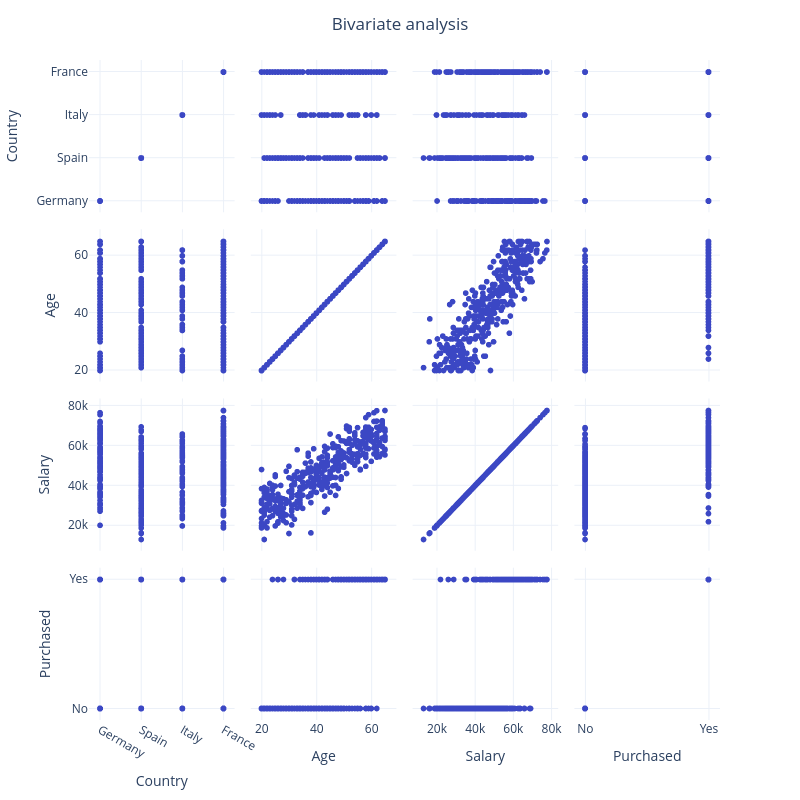

Here is the notebook cell this chart was saved with:
### Markdown cell above
There's a very strong correlation between the target and the Age variable ! This is a good news, it means that a linear model relating these two variables may be a good estimator of the salary 🙂

Let's analyze pairwise scatterplots to investigate the interdependencies between the variables :

### Code cell
# Visualize pairwise dependencies
fig = px.scatter_matrix(dataset)
fig.update_layout(
        title = go.layout.Title(text = "Bivariate analysis", x = 0.5), showlegend = False, 
            autosize=False, height=800, width = 800)
fig.show()

### Figure 1 — Plotly figure (JSON) as saved in the notebook; plotly's stock layout.template omitted (floating-point values rounded to 4 significant figures; data arrays with more than 128 entries replaced by an {"elided": "..."} marker saying what was removed)
{"data": [{"dimensions": [{"axis": {"matches": true}, "label": "Country", "values": {"elided": "400 str values"}}, {"axis": {"matches": true}, "label": "Age", "values": {"elided": "400 float values"}}, {"axis": {"matches": true}, "label": "Salary", "values": {"elided": "400 float values"}}, {"axis": {"matches": true}, "label": "Purchased", "values": {"elided": "400 str values"}}], "hovertemplate": "%{xaxis.title.text}=%{x}<br>%{yaxis.title.text}=%{y}<extra></extra>", "legendgroup": "", "marker": {"color": "#3B47C4", "symbol": "circle"}, "name": "", "showlegend": false, "type": "splom"}], "layout": {"autosize": false, "dragmode": "select", "height": 800, "legend": {"tracegroupgap": 0}, "margin": {"t": 60}, "showlegend": false, "title": {"text": "Bivariate analysis", "x": 0.5}, "width": 800}}
